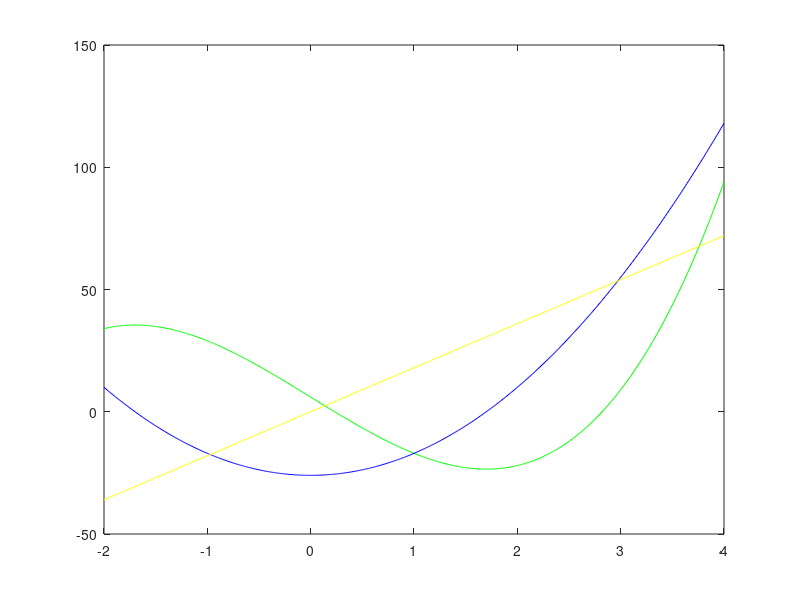

Here is the MATLAB script that generated this plot:
x = [-2 : 0.01 : 4];
y1 = 3 * x .^3 - 26 * x + 6;
y2 = 9 * x .^2 - 26;
y3 = 18 * x;
plot(x , y1, 'g' , x , y2 , 'b' , x , y3 , 'y')

